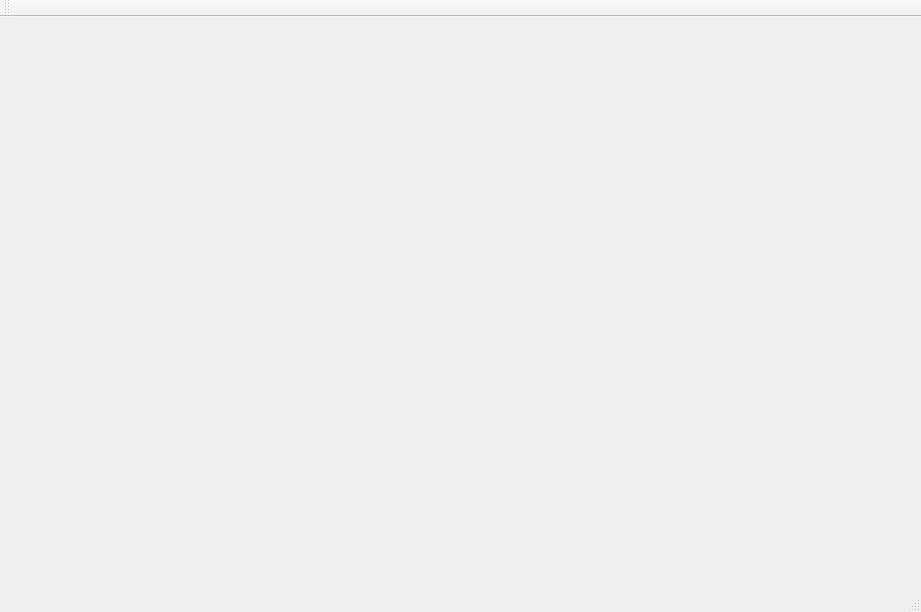
<?xml version="1.0" encoding="UTF-8"?>
<ui version="4.0">
 <class>MainWindow</class>
 <widget class="QMainWindow" name="MainWindow">
  <property name="geometry">
   <rect>
    <x>0</x>
    <y>0</y>
    <width>921</width>
    <height>612</height>
   </rect>
  </property>
  <property name="windowTitle">
   <string>MainWindow</string>
  </property>
  <widget class="QWidget" name="centralWidget">
   <layout class="QGridLayout" name="gridLayout">
    <item row="0" column="0">
     <layout class="QVBoxLayout" name="verticalLayout">
      <item>
       <layout class="QHBoxLayout" name="top_Hlayout"/>
      </item>
      <item>
       <layout class="QHBoxLayout" name="bottom_Hlayout"/>
      </item>
     </layout>
    </item>
   </layout>
  </widget>
  <widget class="QMenuBar" name="menuBar">
   <property name="geometry">
    <rect>
     <x>0</x>
     <y>0</y>
     <width>921</width>
     <height>20</height>
    </rect>
   </property>
  </widget>
  <widget class="QToolBar" name="mainToolBar">
   <attribute name="toolBarArea">
    <enum>TopToolBarArea</enum>
   </attribute>
   <attribute name="toolBarBreak">
    <bool>false</bool>
   </attribute>
  </widget>
  <widget class="QStatusBar" name="statusBar"/>
 </widget>
 <layoutdefault spacing="6" margin="11"/>
 <resources/>
 <connections/>
</ui>
